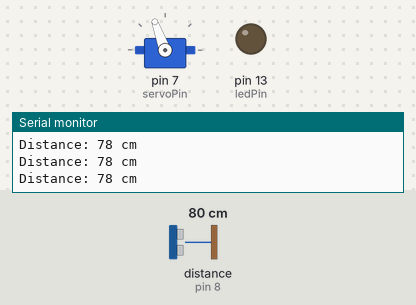
A sketch run on a simulated Arduino Uno, built with avr-gcc and run on an emulated ATmega328P. On the bench: servo, output pins drawn as LEDs (lit = HIGH), the last lines printed to the serial monitor. Wiring (inferred from the names in the program): ultrasonic range finder: trigger pin 9; echo pin 8. Dashed ring = blinking. The test bench sets the inputs (shaded band); at power-on: distance to the obstacle (sensor on pin 8) 80 cm. The echo pulse lasts 58.3 µs per cm; pins used as bus, display or sensor lines are not drawn.

Above: at 1.2 s.
1.3 s: distance to the obstacle (sensor on pin 8) set to 24 cm
4.3 s: distance to the obstacle (sensor on pin 8) set to 20 cm
At 4.81 s:
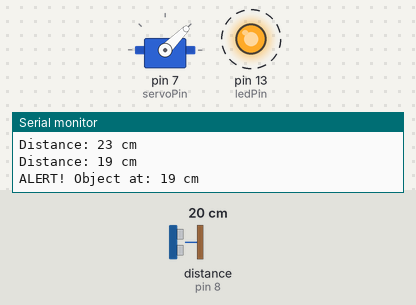
7.3 s: distance to the obstacle (sensor on pin 8) set to 35 cm
At 7.46 s:
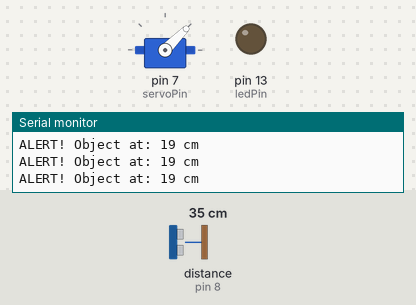
10.3 s: distance to the obstacle (sensor on pin 8) set to 60 cm
13.3 s: distance to the obstacle (sensor on pin 8) set to 2 cm
At 13.4 s:
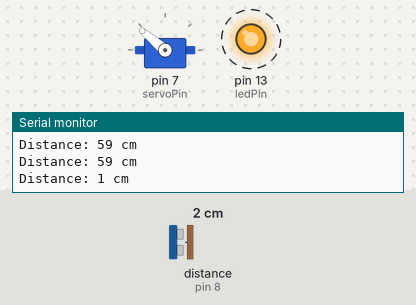
Timing chart, 0 to 17.3 s (numbered marks = the images above; inputs shaded):
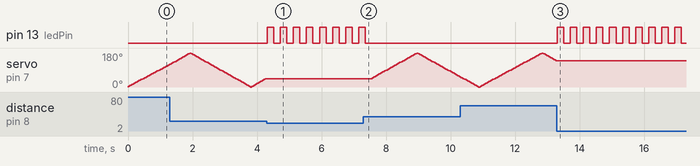

The sketch:

ultrasonicsensor.ino
```cpp
#include <Servo.h>

// Pins configuration
const int trigPin = 9;
const int echoPin = 8;
const int ledPin = 13;  // Built-in LED (L)
const int speakerPin = 5; // Speaker connected to pin 5 (PWM capable)

// Servo configuration
Servo myServo;
const int servoPin = 7;
const int servoSpeed = 5;  // Speed control (lower is faster)

// Detection parameters
const int maxDistance = 200; // Maximum reliable distance in cm (up to 400cm theoretically)
const int alertDistance = 20; // Distance threshold for alert (adjust as needed)

// Alarm tones
const int alarmTone = 1000; // Frequency in Hz
const int alarmDuration = 200; // Duration in ms

// Variables
long duration;
int distance;
int currentAngle = 0;  // Start at 0 degrees
int sweepDirection = 1;  // 1 for increasing, -1 for decreasing

void setup() {
  // Sensor setup
  pinMode(trigPin, OUTPUT);
  pinMode(echoPin, INPUT);

  // Servo setup
  myServo.attach(servoPin);
  myServo.write(currentAngle);

  // LED setup
  pinMode(ledPin, OUTPUT);

  // Speaker setup
  pinMode(speakerPin, OUTPUT);

  // Serial monitor
  Serial.begin(9600);
  Serial.println("Object Detection System Initialized");
}

void playTone(int tone, int duration) {
  for (long i = 0; i < duration * 1000L; i += tone * 2) {
    digitalWrite(speakerPin, HIGH);
    delayMicroseconds(tone);
    digitalWrite(speakerPin, LOW);
    delayMicroseconds(tone);
  }
}

void loop() {
  // Get distance measurement
  digitalWrite(trigPin, LOW);
  delayMicroseconds(2);
  digitalWrite(trigPin, HIGH);
  delayMicroseconds(10);
  digitalWrite(trigPin, LOW);

  duration = pulseIn(echoPin, HIGH, 30000); // Timeout after 30ms (≈500cm)
  distance = duration * 0.034 / 2;

  // Handle out-of-range readings
  if (duration == 0) {
    distance = maxDistance + 1; // No object detected
  }

  Serial.print("Distance: ");
  Serial.print(distance);
  Serial.println(" cm");

  // Object detection logic
  if (distance <= alertDistance && distance > 0) {
    // Emergency stop with LED blinking and alarm
    while (distance <= alertDistance && distance > 0) {
      // Blink LED and play alarm (frequency increases as object gets closer)
      int dynamicTone = map(distance, 0, alertDistance, 2000, 800);
      digitalWrite(ledPin, HIGH);
      playTone(dynamicTone, alarmDuration);
      digitalWrite(ledPin, LOW);
      playTone(dynamicTone, alarmDuration);

      // Keep checking distance
      digitalWrite(trigPin, LOW);
      delayMicroseconds(2);
      digitalWrite(trigPin, HIGH);
      delayMicroseconds(10);
      digitalWrite(trigPin, LOW);
      duration = pulseIn(echoPin, HIGH, 30000);
      distance = duration * 0.034 / 2;
      if (duration == 0) distance = maxDistance + 1;

      Serial.print("ALERT! Object at: ");
      Serial.print(distance);
      Serial.println(" cm");
    }
  }
  else {
    // Continuous 180 degree sweeping
    digitalWrite(ledPin, LOW);
    noTone(speakerPin);

    // Move servo
    currentAngle += sweepDirection * servoSpeed;
    myServo.write(currentAngle);

    // Change direction at limits
    if (currentAngle >= 180) {
      sweepDirection = -1;
      currentAngle = 180;
    }
    else if (currentAngle <= 0) {
      sweepDirection = 1;
      currentAngle = 0;
    }

    delay(50);
  }
}
```

Measured:
- the behaviour switches between 22 and 21 cm on distance to the obstacle (sensor on pin 8) (found by bisection; images 0 and 1)
- after the input at 4.3 s, pin 13 (ledPin): alternates HIGH for 0.20 s and LOW for 0.20 s, starting at once; servo on pin 7 (servoPin): stays 45° (without the input it goes to 50° after 0.01 s)
- after the input at 7.3 s, pin 13 (ledPin): goes on until 7.4 s, then stays LOW; servo on pin 7 (servoPin): rises from 45° to 180° in 1.4 s, then falls to 55° in 1.3 s
- after the input at 13.3 s, pin 13 (ledPin): alternates HIGH for 0.20 s and LOW for 0.20 s, starting at once; servo on pin 7 (servoPin): stops changing and stays 140°
